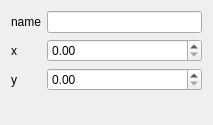
<?xml version="1.0" encoding="UTF-8"?>
<ui version="4.0">
 <class>VertexInfo</class>
 <widget class="QWidget" name="VertexInfo">
  <property name="geometry">
   <rect>
    <x>0</x>
    <y>0</y>
    <width>213</width>
    <height>125</height>
   </rect>
  </property>
  <property name="windowTitle">
   <string>Form</string>
  </property>
  <layout class="QVBoxLayout" name="verticalLayout">
   <item>
    <layout class="QFormLayout" name="formLayout">
     <item row="0" column="0">
      <widget class="QLabel" name="label">
       <property name="text">
        <string>name</string>
       </property>
      </widget>
     </item>
     <item row="1" column="0">
      <widget class="QLabel" name="label_2">
       <property name="text">
        <string>x</string>
       </property>
      </widget>
     </item>
     <item row="2" column="0">
      <widget class="QLabel" name="label_3">
       <property name="text">
        <string>y</string>
       </property>
      </widget>
     </item>
     <item row="0" column="1">
      <widget class="QLineEdit" name="nameLine"/>
     </item>
     <item row="1" column="1">
      <widget class="QDoubleSpinBox" name="xBox"/>
     </item>
     <item row="2" column="1">
      <widget class="QDoubleSpinBox" name="yBox"/>
     </item>
    </layout>
   </item>
  </layout>
 </widget>
 <resources/>
 <connections/>
</ui>
